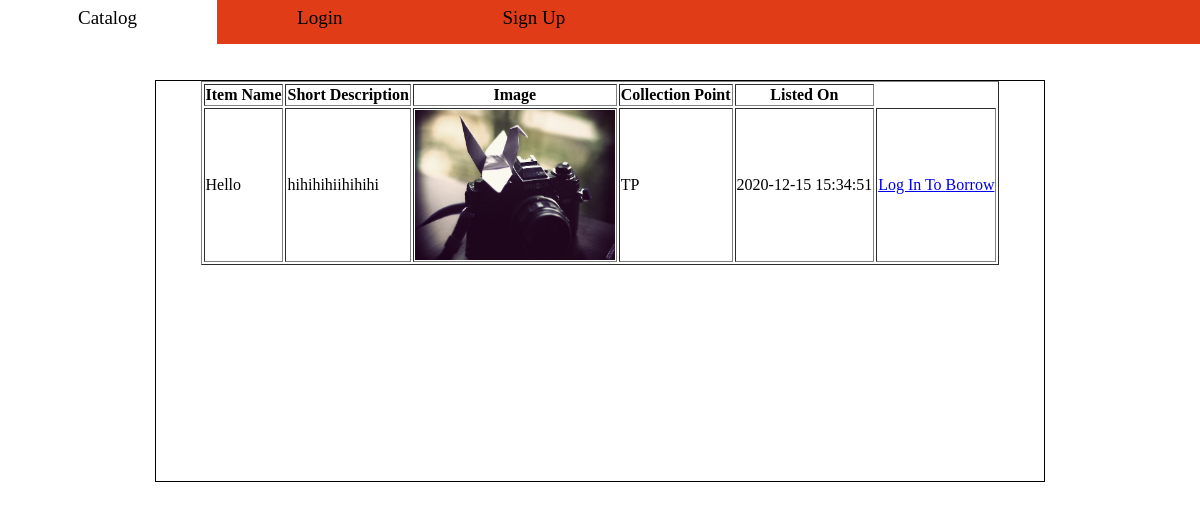
The page / on the database its author committed.
### tables this page shows
CREATE TABLE `catalogs` (
  `CAT_ID` int(10) NOT NULL,
  `C_LENDER` int(10) DEFAULT NULL,
  `C_OBJECTNAME` varchar(60) NOT NULL,
  `C_SHORTDESC` varchar(180) NOT NULL,
  `C_IMGLINK` varchar(60) NOT NULL,
  `C_COLLECTIONPOINT` varchar(300) NOT NULL,
  `C_CHARGEPERDAY` int(5) NOT NULL,
  `C_TIMESTAMP` timestamp NOT NULL DEFAULT current_timestamp() ON UPDATE current_timestamp()
);

### index.php (the view, shortened to what this page needs)
<html>
<?php
include 'taskbar.php';
include 'connect.php';
?>
<body>
<br><br>
<?php
        $query="SELECT C_OBJECTNAME, C_SHORTDESC, C_IMGLINK, C_COLLECTIONPOINT, C_CHARGEPERDAY, C_TIMESTAMP FROM catalogs";
        $pQuery = $con->prepare($query);
        $result=$pQuery->execute();
        $result=$pQuery->get_result();
        $nrows=$result->num_rows;
        if ($nrows>0) {
            echo "<br><br>";
            echo "<div class=outer>";
            echo "<table>";
        	echo "<table align='center' border='1'>";
            echo "<th>Item Name</th><th>Short Description</th><th>Image</th><th>Collection Point</th><th>Listed On</th></tr>";
                while ($row=$result->fetch_assoc()) {
                echo "<tr>";
                    echo "<td>";
                    echo $row['C_OBJECTNAME'];
                    echo "</td>";
                    echo "<td>";
                    echo $row['C_SHORTDESC'];
                    echo "</td>";
                    echo "<td>";
                    $image=$row['C_IMGLINK'];
                    echo "<img height='150' width='200' src='img/$image'>" ;
                    echo "</td>";
                    echo "<td>";
                    echo $row['C_COLLECTIONPOINT'];
                    echo "</td>";
                    echo "<td>";
                    echo $row['C_TIMESTAMP'];
                    echo "</td>";
                    echo "<td>";
                    echo "<a href='login_user.php'>Log In To Borrow</a>";
                    echo "</td>";
                echo "</tr>";
            }
            echo "</table>";
        }
        else {
            echo "0 records<br>";}
?>
</div>
</body>
</html>

### style.php (style rules this page uses)
.outer { height: 400px; width: 75%; border: 1px solid black; margin: auto; overflow-y: scroll; }

### rows shown on the page
catalogs: C_OBJECTNAME "Hello", C_SHORTDESC "hihihihiihihihi", C_IMGLINK (picture), C_COLLECTIONPOINT "TP", C_TIMESTAMP "2020-12-15 15:34:51"
